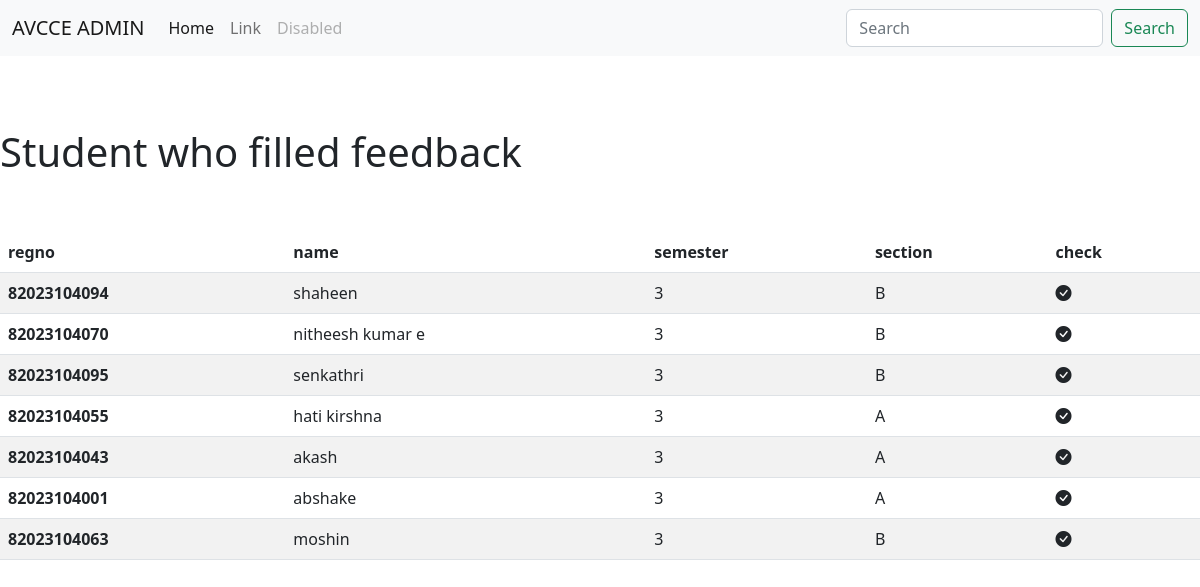
The page /student/ on the database its author committed.
### core/models.py (models this page shows, shortened)
class Student(models.Model):
    name = models.CharField(max_length=20)
    regno = models.BigIntegerField(unique=True)
    dept = models.CharField(max_length=50,choices=DEPARTMENT)
    section = models.CharField(max_length=1)
    semester = models.SmallIntegerField()

### core/views.py (the view, shortened to what this page needs)
# urls.py: path('student/',views.StudentCheck.as_view(),name='student'),
class StudentCheck(View):
    def get(self,request):
        student = Student.objects.all()
        return render(self.request,'admin/studentlist.html',{'students':student})

### templates/admin/studentlist.html (shortened to what this page needs)
<!DOCTYPE html>
<html lang="en">
<head>
    <link href="https://cdn.jsdelivr.net/npm/bootstrap@5.2.3/dist/css/bootstrap.min.css" rel="stylesheet"
>
    <link rel="stylesheet" href="https://cdn.jsdelivr.net/npm/bootstrap-icons@1.3.0/font/bootstrap-icons.css">
</head>
<body>
    <nav class="navbar navbar-expand-lg navbar-light bg-light">
        <div class="container-fluid">
            <a class="navbar-brand" href="#">AVCCE ADMIN</a>
            <div class="collapse navbar-collapse" id="navbarTogglerDemo03">
                <ul class="navbar-nav me-auto mb-2 mb-lg-0">
                    <li class="nav-item">
                        <a class="nav-link active" aria-current="page" href="#">Home</a>
                    </li>
                    <li class="nav-item">
                        <a class="nav-link" href="#">Link</a>
                    </li>
                    <li class="nav-item">
                        <a class="nav-link disabled" href="#" tabindex="-1" aria-disabled="true">Disabled</a>
                    </li>
                </ul>
                <form method="post" class="d-flex">
                    <input class="form-control me-2" type="search" name="search" placeholder="Search" aria-label="Search">
                    <button class="btn btn-outline-success" type="submit">Search</button>
                </form>
            </div>
        </div>
    </nav>
    <br>
    <br>
    <br>
    <p class="h1">Student who filled feedback </p>
    <br>
    <br>
    <table class="table table-striped">
        <thead>
            <tr>
                <th scope="col">regno</th>
                <th scope="col">name</th>
                <th scope="col">semester</th>
                <th scope="col">section</th>
                <th scope="col">check</th>
            </tr>
        </thead>
        <tbody>
            {% for student in students %}
            <tr>
                <th scope="row">{{student.regno}}</th>
                <td>{{student.name}}</td>
                <td>{{student.semester}}</td>
                <td>{{student.section}}</td>
                <td><i class="bi bi-check-circle-fill"></i></td>
            </tr>
            {% endfor %}
        </tbody>
    </table>
</body>
</html>

### rows shown on the page
Student: regno "82023104094", name "shaheen", semester "3", section "B"
Student: regno "82023104070", name "nitheesh kumar e", semester "3", section "B"
Student: regno "82023104095", name "senkathri", semester "3", section "B"
Student: regno "82023104055", name "hati kirshna", semester "3", section "A"
Student: regno "82023104043", name "akash", semester "3", section "A"
Student: regno "82023104001", name "abshake", semester "3", section "A"
Student: regno "82023104063", name "moshin", semester "3", section "B"
